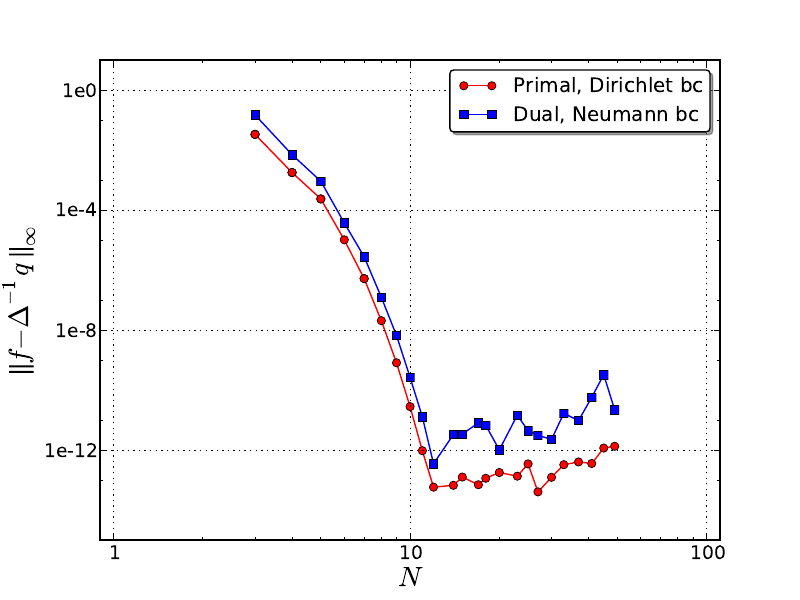

Generate this figure with Python:
import dec
from dec.spectral import *

def run():
    size = [int(x) for x in exp(linspace(log(3), log(50), 30)) ]

    #f = lambda x: x**3
    #q = lambda x: 6*x

    f = lambda x: exp(x)
    f_prime = lambda x: exp(x)
    q = lambda x: exp(x)

    #f = lambda x: x**2
    #f_prime = lambda x: 2*x
    #q = lambda x: 2 + 0*x

    L = [[], []]
    for N in size:

        g = Grid_1D_Chebyshev(N, -1, 1)
        laplace, laplace_d = laplacian(g)

        # Dirichlet boundary conditions
        # Solve: g.H1(g.D(g.H1d(g.DD(f) + bc))) == q

        bc = zeros(N); bc[0] = -f(-1); bc[-1] = f(+1)

        pinv = linalg.inv( to_matrix(laplace_d, N-1) )
        z = dot(pinv, g.P0d(q) - g.H1(g.D0(g.H1d(bc))) )

        err = linalg.norm(g.P0d(f) - z, inf)
        L[0].append( err )

        # Neumann boundary condition
        # Solve: H1d(DD(  H1(D(x))) + bc) == q

        bc = zeros(N); bc[0] = -f_prime(-1); bc[-1] = f_prime(+1)

        # The matrix is not invertible, because it is defined up to a constant,
        # first derivative. Use linalg.pinv instead of linalg.inv
        p = to_matrix(laplace, N)
        one = zeros(N); one[0] = 1
        p = vstack((one, p))
        pinv = linalg.pinv(p)

        z = real( dot(pinv, concatenate( ([f(g.verts[0])], g.P0(q) - g.H1d(bc) ) ) ) )

        err = linalg.norm(g.P0(f) - z, inf)

        L[1].append( err )

    return size, L

dataname = "poisson1d_cheb.json"
#dec.store_data(dataname, run())

import matplotlib
matplotlib.rcParams['legend.fancybox'] = True
import matplotlib.pyplot as plt

fontsize = 20
labelsize = 13.5

def fix_axis_labels(plt):
    plt.tick_params(labelsize=labelsize)
    plt.xticks((1, 10, 100), ('1', '10', '100'))
    plt.yticks((1, 1e-4, 1e-8, 1e-12),
               ('1e0', '1e-4', '1e-8', '1e-12'))
    plt.axis([.9, 111, 1e-15, 10])

ax = plt.subplot(1, 1, 1)
size, L = dec.get_data(dataname)
ax.loglog(size, L[0], '-o', color='r', label='Primal, Dirichlet bc')
ax.loglog(size, L[1], '-s', color='b', label='Dual, Neumann bc')
ax.grid(True)
ax.legend(shadow=True, fancybox=True)

#plt.title(r'Non-Periodic, Chebyshev')
plt.xlabel(r'$N$', fontsize=fontsize)
plt.ylabel(r'$\parallel f - \Delta^{-1} q \parallel_\infty$', fontsize=fontsize)
fix_axis_labels(plt)

#plt.savefig("Documents/Research/Desbrun/latex/SpectralDEC/plot/cheb/poisson1d_cheb.pdf")
plt.draw()
plt.show()
